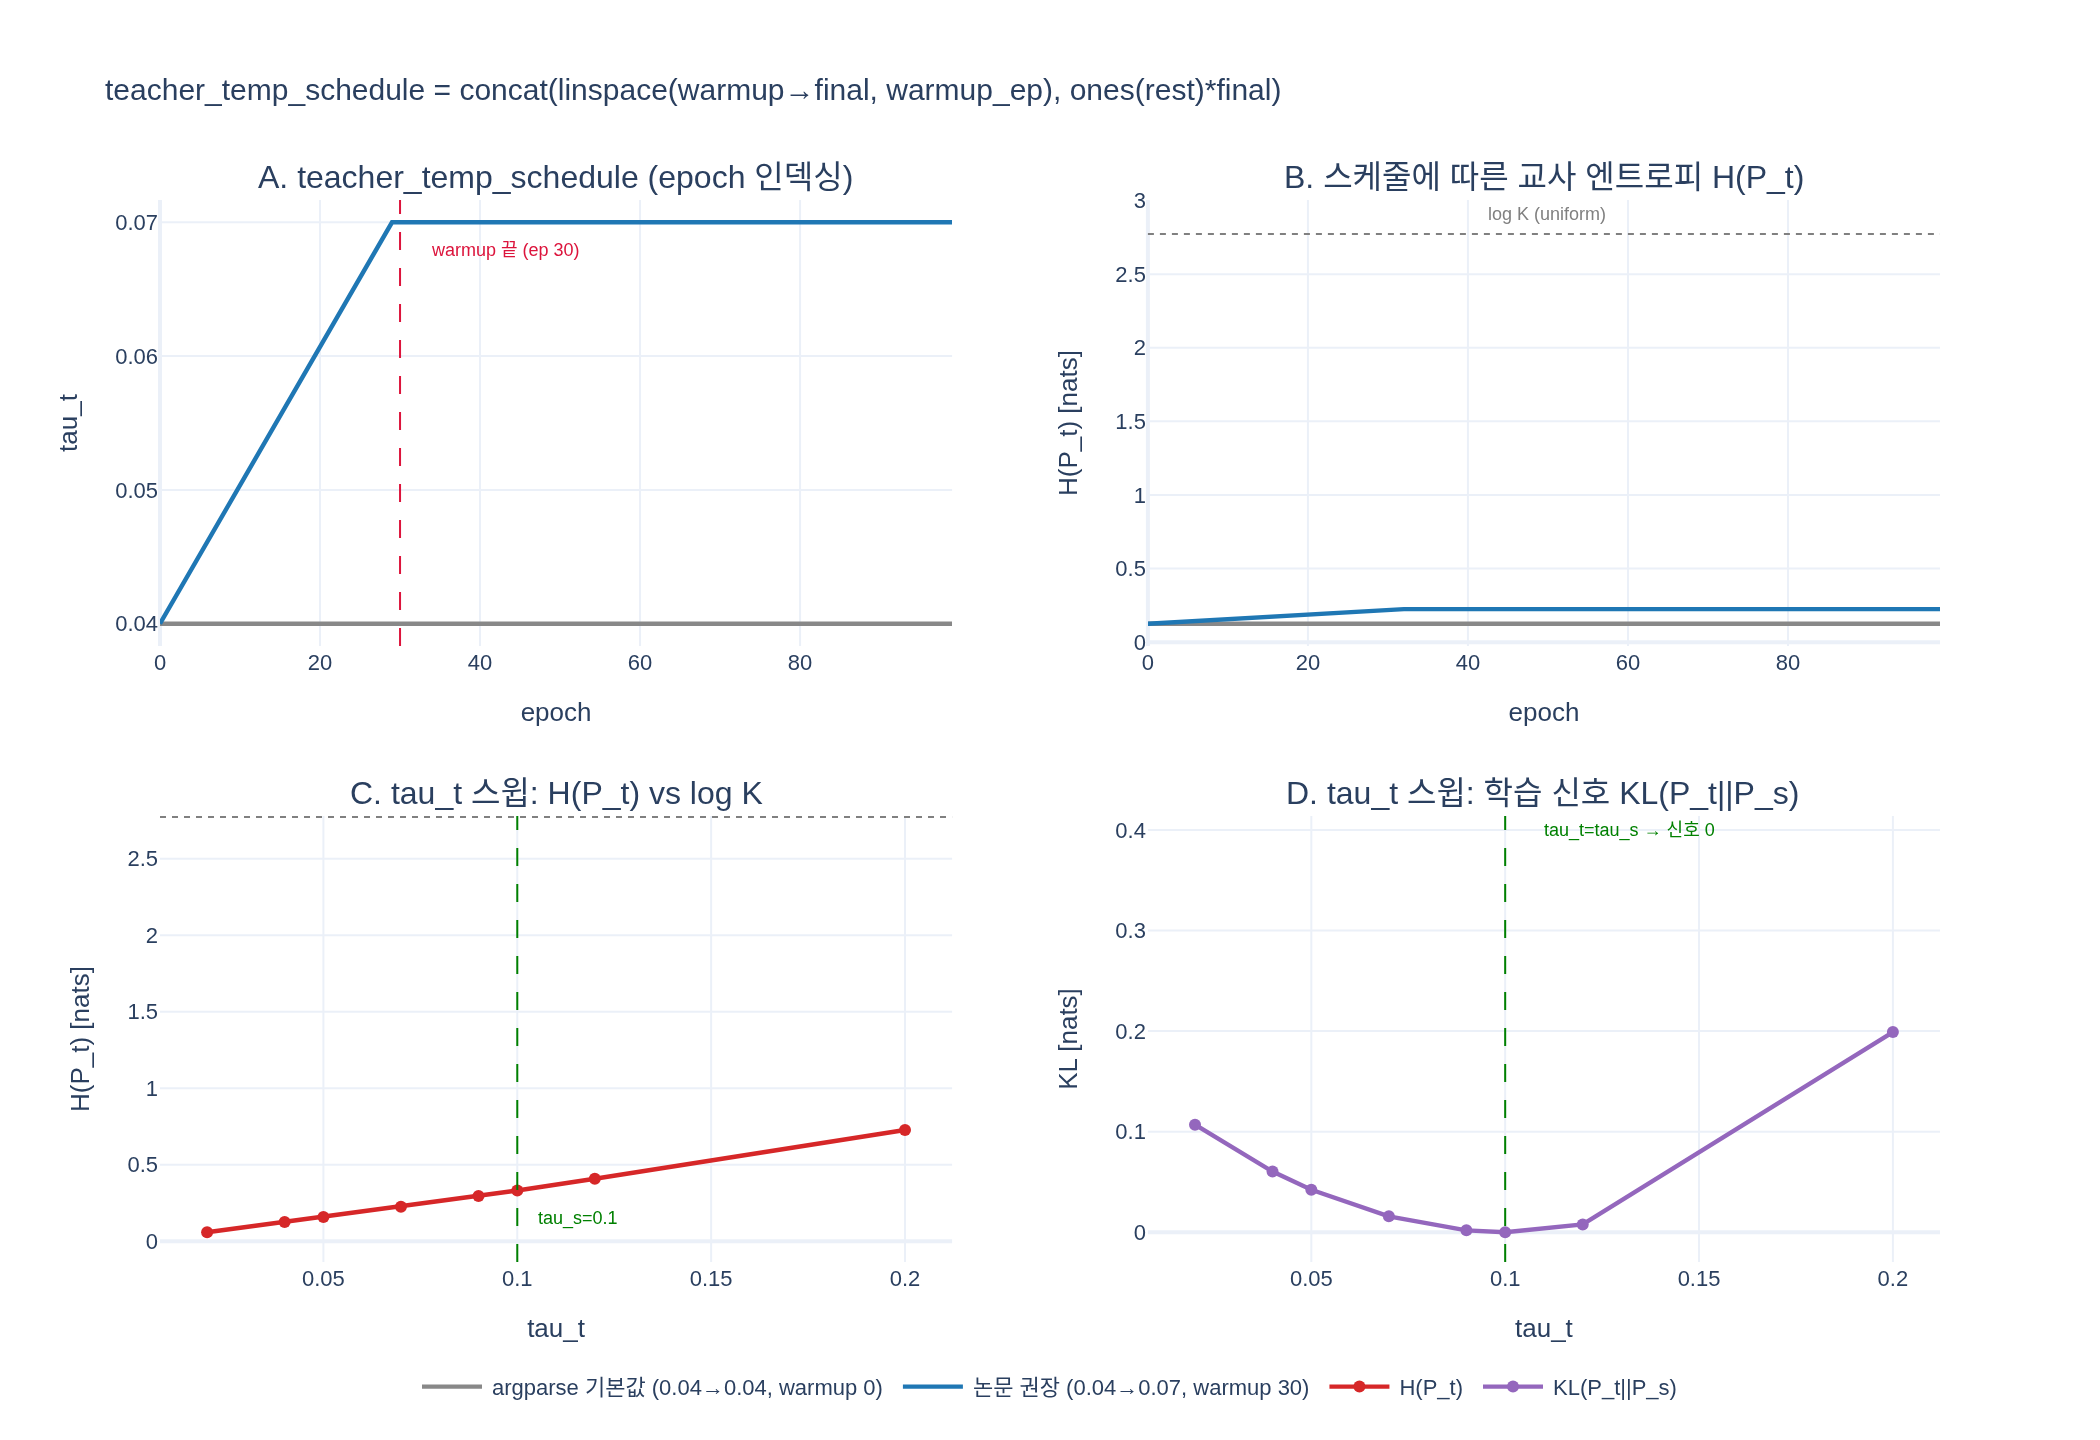

The Python source for this figure:
# %% [markdown]
# # `teacher_temp_schedule` 은 어떻게 만들어지는가
#
# `main_dino.py` 의 `DINOLoss.__init__` 안에 딱 이 네 줄이 전부다.
#
# ```python
# self.teacher_temp_schedule = np.concatenate((
#     np.linspace(warmup_teacher_temp,
#                 teacher_temp, warmup_teacher_temp_epochs),
#     np.ones(nepochs - warmup_teacher_temp_epochs) * teacher_temp
# ))
# ```
#
# 즉 **두 조각을 이어 붙인 길이 `nepochs` 의 numpy 배열**이다.
#
# | 조각 | 코드 | 길이 | 값 |
# |---|---|---|---|
# | ① warmup | `np.linspace(warmup_teacher_temp, teacher_temp, warmup_teacher_temp_epochs)` | `warmup_teacher_temp_epochs` | $\tau_{\text{warm}} \to \tau_t$ 선형 |
# | ② 평탄 구간 | `np.ones(nepochs - warmup_teacher_temp_epochs) * teacher_temp` | 나머지 | $\tau_t$ 상수 |
#
# $$
# \tau_t[e] =
# \begin{cases}
# \tau_{\text{warm}} + \dfrac{e}{E_w - 1}\,(\tau_t^{\text{final}} - \tau_{\text{warm}})
#   & 0 \le e < E_w \quad\text{(linear warmup, endpoint 포함)}\\[6pt]
# \tau_t^{\text{final}} & E_w \le e < E
# \end{cases}
# $$
#
# 그리고 `forward` 에서는 `temp = self.teacher_temp_schedule[epoch]` — **epoch 단위 인덱싱**이다.
#
# 왜 warmup을 두는가: **초기 고온은 학습을 불안정하게 만든다.**
# 온도가 높으면 교사 분포가 평평해져 sharpening이 약해지고, $\tau_t \ge \tau_s$ 로 가면
# 학습 신호 자체가 사라진다. 그래서 낮은 온도(0.04)에서 출발해 천천히 올린다.

# %%
# 필요 패키지: numpy, plotly(+kaleido), torch (main_dino import 용)
import os
import sys

import numpy as np
import plotly.graph_objects as go
from plotly.subplots import make_subplots


def _show(fig):
    try:
        from IPython import get_ipython
        if get_ipython() is not None:  # VSCode 셀/Jupyter에서만 렌더링
            fig.show()
    except ImportError:
        pass


try:
    HERE = os.path.dirname(os.path.abspath(__file__))
except NameError:
    HERE = os.getcwd()

DINO_ROOT = "/home/sungwoo/projects/swcho/dino"
np.set_printoptions(precision=4, suppress=True)
print("HERE =", HERE)
# 출력: HERE = /home/sungwoo/projects/swcho/dino/fm/training/.fm/hints/c49cc950-4968-4ec8-b74b-dff110442907

# %% [markdown]
# ## 1. 두 조각을 따로 만들어 본다 (논문 권장 설정)
#
# `warmup_teacher_temp=0.04`, `teacher_temp=0.07`, `warmup_teacher_temp_epochs=30`, `nepochs=100`.

# %%
WARMUP_TT, TT, WARM_EP, NEPOCHS = 0.04, 0.07, 30, 100

piece1 = np.linspace(WARMUP_TT, TT, WARM_EP)          # ① 선형 warmup
piece2 = np.ones(NEPOCHS - WARM_EP) * TT              # ② 상수 구간

print(f"piece1  len={len(piece1):3d}  head={piece1[:3]}  tail={piece1[-3:]}")
print(f"piece2  len={len(piece2):3d}  head={piece2[:3]}  tail={piece2[-3:]}")

sched = np.concatenate((piece1, piece2))
print(f"concat  len={len(sched):3d}  (nepochs={NEPOCHS})")
assert len(sched) == NEPOCHS, "길이는 항상 정확히 nepochs"
print("epoch  0 / 29 / 30 / 99 →",
      sched[0], sched[WARM_EP - 1], sched[WARM_EP], sched[-1])
# 출력: piece1  len= 30  head=[0.04   0.041  0.0421]  tail=[0.0679 0.069  0.07  ]
# 출력: piece2  len= 70  head=[0.07 0.07 0.07]  tail=[0.07 0.07 0.07]
# 출력: concat  len=100  (nepochs=100)
# 출력: epoch  0 / 29 / 30 / 99 → 0.04 0.07 0.07 0.07

# %% [markdown]
# 눈여겨볼 두 가지.
#
# 1. `np.linspace` 는 **endpoint 포함**이므로 warmup 마지막 epoch(29)에서 이미 $\tau_t=0.07$ 에 도달한다.
#    한 epoch당 증가폭은 $(\tau_t - \tau_{\text{warm}})/(E_w - 1)$ 로, $E_w$ 가 아니라 $E_w-1$ 로 나눈 값이다.
# 2. `np.linspace(a, b, 0)` 은 **빈 배열**이다 → warmup 0이면 ①이 사라지고 전체가 상수 스케줄이 된다.

# %%
print("step (실측) =", np.diff(piece1)[0])
print("step (수식) =", (TT - WARMUP_TT) / (WARM_EP - 1))
print("linspace(0.04, 0.07, 0) =", np.linspace(0.04, 0.07, 0), "-> len", len(np.linspace(0.04, 0.07, 0)))
# 출력: step (실측) = 0.0010344827586206903
# 출력: step (수식) = 0.00103448275862069
# 출력: linspace(0.04, 0.07, 0) = [] -> len 0

# %% [markdown]
# ## 2. 기본값 vs 논문 권장 — 두 설정 비교
#
# `main_dino.py` 의 argparse 기본값은 `--warmup_teacher_temp 0.04`, `--teacher_temp 0.04`,
# `--warmup_teacher_temp_epochs 0` 이다. 즉 **기본으로는 스케줄이 없다** — 100 epoch 전부 0.04 상수.
# help 텍스트만 "0.07 이상은 불안정", "warmup 기본 30" 이라고 권장을 언급한다.

# %%
def build_schedule(warmup_teacher_temp, teacher_temp, warmup_teacher_temp_epochs, nepochs):
    """main_dino.DINOLoss.__init__ 의 네 줄과 동일."""
    return np.concatenate((
        np.linspace(warmup_teacher_temp, teacher_temp, warmup_teacher_temp_epochs),
        np.ones(nepochs - warmup_teacher_temp_epochs) * teacher_temp,
    ))


CONFIGS = {
    "argparse 기본값 (0.04→0.04, warmup 0)": (0.04, 0.04, 0, NEPOCHS),
    "논문 권장 (0.04→0.07, warmup 30)": (0.04, 0.07, 30, NEPOCHS),
}
SCHEDULES = {name: build_schedule(*cfg) for name, cfg in CONFIGS.items()}

print(f"{'설정':<38} {'len':>4} {'ep0':>7} {'ep15':>7} {'ep29':>7} {'ep30':>7} {'ep99':>7} {'변화?':>6}")
for name, s in SCHEDULES.items():
    print(f"{name:<38} {len(s):>4} {s[0]:>7.4f} {s[15]:>7.4f} {s[29]:>7.4f} "
          f"{s[30]:>7.4f} {s[-1]:>7.4f} {str(s.min() != s.max()):>6}")
# 출력: 설정                                      len     ep0    ep15    ep29    ep30    ep99    변화?
# 출력: argparse 기본값 (0.04→0.04, warmup 0)      100  0.0400  0.0400  0.0400  0.0400  0.0400  False
# 출력: 논문 권장 (0.04→0.07, warmup 30)            100  0.0400  0.0555  0.0700  0.0700  0.0700   True

# %% [markdown]
# ## 3. 실제 `DINOLoss` 와 맞춰 본다
#
# `DINOLoss.__init__` 은 프로세스 그룹 없이도 생성된다(`all_reduce` 는 `update_center`, 즉 forward 쪽에만 있다).
# 그래서 그냥 import 해서 `.teacher_temp_schedule` 을 직접 꺼내 비교할 수 있다.

# %%
sys.path.insert(0, DINO_ROOT)
from main_dino import DINOLoss  # noqa: E402

real = DINOLoss(out_dim=16, ncrops=10,
                warmup_teacher_temp=0.04, teacher_temp=0.07,
                warmup_teacher_temp_epochs=30, nepochs=100)
mine = SCHEDULES["논문 권장 (0.04→0.07, warmup 30)"]

print("type =", type(real.teacher_temp_schedule).__name__, "| shape =", real.teacher_temp_schedule.shape)
print("nn.Module buffer 인가? ->", "teacher_temp_schedule" in dict(real.named_buffers()))
print("np.allclose(real, mine) =", np.allclose(real.teacher_temp_schedule, mine))
assert np.allclose(real.teacher_temp_schedule, mine), "손으로 만든 배열과 실제 구현이 달라졌다"
print("max |diff| =", np.abs(real.teacher_temp_schedule - mine).max())
# 출력: type = ndarray | shape = (100,)
# 출력: nn.Module buffer 인가? -> False
# 출력: np.allclose(real, mine) = True
# 출력: max |diff| = 0.0

# %% [markdown]
# 배열은 그냥 파이썬 속성(`np.ndarray`)이지 `register_buffer` 가 아니다 —
# 체크포인트에 저장되지 않고 `__init__` 인자에서 매번 재생성된다.
# 그래서 **resume 시 `--teacher_temp` 계열 인자를 바꾸면 스케줄도 조용히 바뀐다**.

# %% [markdown]
# ## 4. epoch 인덱싱 — lr/wd/momentum 스케줄과 해상도가 다르다
#
# `utils.cosine_scheduler` 로 만드는 세 스케줄은 길이가 `epochs * niter_per_ep` 이고
# `schedule[it]` (글로벌 iteration)로 조회된다. 반면 교사 온도는 길이가 `nepochs`,
# `schedule[epoch]` 으로 조회된다. 같은 학습에서 **해상도가 1251배 차이** 난다.

# %%
NITER = 1251  # ImageNet / batch 1024 근사
rows = [
    ("learning rate", "utils.cosine_scheduler", NEPOCHS * NITER, "schedule[it]", "iteration"),
    ("weight decay", "utils.cosine_scheduler", NEPOCHS * NITER, "schedule[it]", "iteration"),
    ("teacher momentum", "utils.cosine_scheduler", NEPOCHS * NITER, "schedule[it]", "iteration"),
    ("teacher temp", "np.linspace + np.ones", NEPOCHS, "schedule[epoch]", "epoch"),
]
print(f"{'스케줄':<18} {'생성':<24} {'len':>9} {'조회':<18} {'해상도':<10}")
for r in rows:
    print(f"{r[0]:<18} {r[1]:<24} {r[2]:>9} {r[3]:<18} {r[4]:<10}")
print(f"\n길이 비 = {NEPOCHS * NITER} / {NEPOCHS} = {NITER}배")
print("→ 온도는 epoch 안에서 계단식으로 '한 번에' 바뀐다 (iteration마다 매끄럽게가 아니라)")
# 출력: 스케줄               생성                            len 조회               해상도
# 출력: learning rate      utils.cosine_scheduler      125100 schedule[it]       iteration
# 출력: weight decay       utils.cosine_scheduler      125100 schedule[it]       iteration
# 출력: teacher momentum   utils.cosine_scheduler      125100 schedule[it]       iteration
# 출력: teacher temp       np.linspace + np.ones          100 schedule[epoch]    epoch
# 출력:
# 출력: 길이 비 = 125100 / 100 = 1251배
# 출력: → 온도는 epoch 안에서 계단식으로 '한 번에' 바뀐다 (iteration마다 매끄럽게가 아니라)

# %% [markdown]
# ## 5. 온도가 교사 분포에 하는 일
#
# $$
# P_t(k) = \frac{\exp\big((z_t(k)-c_k)/\tau_t\big)}{\sum_j \exp\big((z_t(j)-c_j)/\tau_t\big)},
# \qquad H(P_t) = -\sum_k P_t(k)\log P_t(k) \in [0,\ \log K]
# $$
#
# **고정된 로짓**에 스케줄의 각 epoch 온도만 갈아 끼워 $H(P_t)$ 를 그려 본다.
# 온도가 올라가면 분포가 평평해지고 엔트로피가 $\log K$ 쪽으로 올라간다.

# %%
K = 16
rng = np.random.default_rng(0)
logits = rng.normal(size=(64, K)).astype(np.float64)  # 고정 로짓 (교사 출력 대역)


def softmax(z, tau, axis=-1):
    zz = z / tau
    zz = zz - zz.max(axis=axis, keepdims=True)
    e = np.exp(zz)
    return e / e.sum(axis=axis, keepdims=True)


def entropy(p, axis=-1):
    return -(p * np.log(np.clip(p, 1e-12, None))).sum(axis=axis)


ENT = {name: np.array([entropy(softmax(logits, t)).mean() for t in s])
       for name, s in SCHEDULES.items()}
TOP1 = {name: np.array([softmax(logits, t).max(-1).mean() for t in s])
        for name, s in SCHEDULES.items()}

print(f"log K = {np.log(K):.4f}  (완전 uniform 엔트로피)\n")
print(f"{'설정':<38} {'H@ep0':>7} {'H@ep29':>7} {'H@ep99':>7} {'top1@ep0':>9} {'top1@ep99':>10}")
for name in SCHEDULES:
    h, p = ENT[name], TOP1[name]
    print(f"{name:<38} {h[0]:>7.4f} {h[29]:>7.4f} {h[-1]:>7.4f} {p[0]:>9.4f} {p[-1]:>10.4f}")
# 출력: log K = 2.7726  (완전 uniform 엔트로피)
# 출력:
# 출력: 설정                                       H@ep0  H@ep29  H@ep99  top1@ep0  top1@ep99
# 출력: argparse 기본값 (0.04→0.04, warmup 0)      0.1253  0.1253  0.1253    0.9493     0.9493
# 출력: 논문 권장 (0.04→0.07, warmup 30)            0.1253  0.2244  0.2244    0.9493     0.9106

# %% [markdown]
# ## 6. "초기 고온은 불안정" 을 수치로
#
# 교차엔트로피는 $H(P_t, P_s) = H(P_t) + D_{\mathrm{KL}}(P_t \| P_s)$ 로 갈라진다.
# 학습을 밀어 주는 항은 두 번째, 즉 **교사와 학생 분포의 간격**이다.
# 학생 온도는 $\tau_s = 0.1$ 로 고정이므로, 같은 로짓에서 $\tau_t$ 를 올리면:
#
# - $\tau_t \ll \tau_s$: 교사가 학생보다 훨씬 날카로움 → sharpening 이 one-hot 쪽으로 강하게 민다.
# - $\tau_t = \tau_s$: $P_t = P_s$ → $D_{\mathrm{KL}} = 0$, **학습 신호가 정확히 소멸**.
# - $\tau_t > \tau_s$: 부호가 뒤집혀 교사가 학생보다 평평 → 학생을 uniform 쪽으로 끌어당긴다 (붕괴 방향).
#
# 초기에는 교사가 거의 랜덤이라 이 신호가 특히 취약하다. 그래서 낮은 온도에서 시작해
# 표현이 자리 잡은 뒤에 온도를 올린다 — 이것이 warmup 조각 ①의 이유다.

# %%
TAU_S = 0.1
taus = np.array([0.02, 0.04, 0.05, 0.07, 0.09, 0.10, 0.12, 0.20])
p_s = softmax(logits, TAU_S)

print(f"tau_s = {TAU_S} (고정), log K = {np.log(K):.4f}\n")
print(f"{'tau_t':>6} {'H(P_t)':>8} {'top1':>7} {'KL(P_t||P_s)':>13} {'신호':>18}")
kls = []
for t in taus:
    p_t = softmax(logits, t)
    kl = (p_t * (np.log(np.clip(p_t, 1e-12, None)) - np.log(np.clip(p_s, 1e-12, None)))).sum(-1).mean()
    kls.append(kl)
    tag = "sharpening (정상)" if t < TAU_S else ("소멸!" if abs(t - TAU_S) < 1e-9 else "uniform 쪽 (위험)")
    print(f"{t:>6.2f} {entropy(p_t).mean():>8.4f} {p_t.max(-1).mean():>7.4f} {kl:>13.6f} {tag:>18}")
kls = np.array(kls)
print(f"\ntau_t=0.04 대비 tau_t=0.09 의 신호 크기 = {kls[4] / kls[1]:.3f}배  (거의 사라진다)")
# 출력: tau_s = 0.1 (고정), log K = 2.7726
# 출력:
# 출력:  tau_t   H(P_t)    top1  KL(P_t||P_s)                 신호
# 출력:   0.02   0.0587  0.9752      0.106960    sharpening (정상)
# 출력:   0.04   0.1253  0.9493      0.060324    sharpening (정상)
# 출력:   0.05   0.1582  0.9362      0.042218    sharpening (정상)
# 출력:   0.07   0.2244  0.9106      0.015778    sharpening (정상)
# 출력:   0.09   0.2946  0.8851      0.001835    sharpening (정상)
# 출력:   0.10   0.3315  0.8721      0.000000                소멸!
# 출력:   0.12   0.4081  0.8458      0.007725     uniform 쪽 (위험)
# 출력:   0.20   0.7269  0.7397      0.199037     uniform 쪽 (위험)
# 출력:
# 출력: tau_t=0.04 대비 tau_t=0.09 의 신호 크기 = 0.030배  (거의 사라진다)

# %% [markdown]
# 표의 요지: $\tau_t$ 를 0.04에서 0.09로만 올려도 신호가 30분의 1 수준(0.030배)으로 줄고, 0.10에서 정확히 0이 된다.
# `--teacher_temp` help 가 "0.07 이상은 불안정" 이라고 말하는 이유가 여기 있다 —
# 0.07은 이미 $\tau_s=0.1$ 에 꽤 가깝다. warmup 없이 처음부터 0.07로 시작하면
# 교사가 아직 아무것도 모르는 상태에서 약한 신호로 학습하게 된다.

# %% [markdown]
# ## 7. 그림
#
# - **A** — 두 설정의 `teacher_temp_schedule` (epoch 축). 기본값은 평선, 권장은 30 epoch 램프.
# - **B** — 스케줄을 따라간 교사 엔트로피 $H(P_t)$ (고정 로짓).
# - **C** — $\tau_t$ 스윕: $H(P_t)$ 와 $\log K$, 그리고 $\tau_s$ 위치.
# - **D** — $\tau_t$ 스윕: 학습 신호 $D_{\mathrm{KL}}(P_t\|P_s)$ 가 $\tau_t=\tau_s$ 에서 0으로 떨어진다.

# %%
fig = make_subplots(
    rows=2, cols=2,
    subplot_titles=("A. teacher_temp_schedule (epoch 인덱싱)",
                    "B. 스케줄에 따른 교사 엔트로피 H(P_t)",
                    "C. tau_t 스윕: H(P_t) vs log K",
                    "D. tau_t 스윕: 학습 신호 KL(P_t||P_s)"),
    horizontal_spacing=0.11, vertical_spacing=0.16)

epochs = np.arange(NEPOCHS)
colors = ["#888888", "#1f77b4"]
for (name, s), c in zip(SCHEDULES.items(), colors):
    fig.add_trace(go.Scatter(x=epochs, y=s, name=name, mode="lines",
                             line=dict(width=2.2, color=c)), row=1, col=1)
    fig.add_trace(go.Scatter(x=epochs, y=ENT[name], name=name, mode="lines",
                             line=dict(width=2.2, color=c), showlegend=False), row=1, col=2)

fig.add_vline(x=30, line=dict(dash="dash", color="crimson", width=1), row=1, col=1)
fig.add_annotation(x=30, y=0.068, text="warmup 끝 (ep 30)", showarrow=False,
                   xshift=52, font=dict(size=9, color="crimson"), row=1, col=1)
fig.add_hline(y=np.log(K), line=dict(dash="dot", color="gray", width=1), row=1, col=2)
fig.add_annotation(x=50, y=np.log(K), text="log K (uniform)", showarrow=False,
                   yshift=10, font=dict(size=9, color="gray"), row=1, col=2)

fig.add_trace(go.Scatter(x=taus, y=[entropy(softmax(logits, t)).mean() for t in taus],
                         mode="lines+markers", name="H(P_t)",
                         line=dict(width=2.2, color="#d62728")), row=2, col=1)
fig.add_hline(y=np.log(K), line=dict(dash="dot", color="gray", width=1), row=2, col=1)
fig.add_vline(x=TAU_S, line=dict(dash="dash", color="green", width=1), row=2, col=1)
fig.add_annotation(x=TAU_S, y=0.15, text="tau_s=0.1", showarrow=False, xshift=30,
                   font=dict(size=9, color="green"), row=2, col=1)

fig.add_trace(go.Scatter(x=taus, y=kls, mode="lines+markers", name="KL(P_t||P_s)",
                         line=dict(width=2.2, color="#9467bd")), row=2, col=2)
fig.add_vline(x=TAU_S, line=dict(dash="dash", color="green", width=1), row=2, col=2)
fig.add_annotation(x=TAU_S, y=0.4, text="tau_t=tau_s → 신호 0", showarrow=False, xshift=62,
                   font=dict(size=9, color="green"), row=2, col=2)

fig.update_xaxes(title_text="epoch", row=1, col=1)
fig.update_xaxes(title_text="epoch", row=1, col=2)
fig.update_xaxes(title_text="tau_t", row=2, col=1)
fig.update_xaxes(title_text="tau_t", row=2, col=2)
fig.update_yaxes(title_text="tau_t", row=1, col=1)
fig.update_yaxes(title_text="H(P_t) [nats]", row=1, col=2)
fig.update_yaxes(title_text="H(P_t) [nats]", row=2, col=1)
fig.update_yaxes(title_text="KL [nats]", row=2, col=2)
fig.update_layout(height=720, width=1050, template="plotly_white",
                  title_text="teacher_temp_schedule = concat(linspace(warmup→final, warmup_ep), ones(rest)*final)",
                  legend=dict(orientation="h", y=-0.09, x=0.5, xanchor="center"),
                  font=dict(size=11))

_show(fig)
out_png = os.path.join(HERE, "expy.png")
fig.write_image(out_png, scale=2)
print("saved:", out_png, os.path.getsize(out_png), "bytes")
# 출력: saved: <hint dir>/expy.png 230951 bytes
